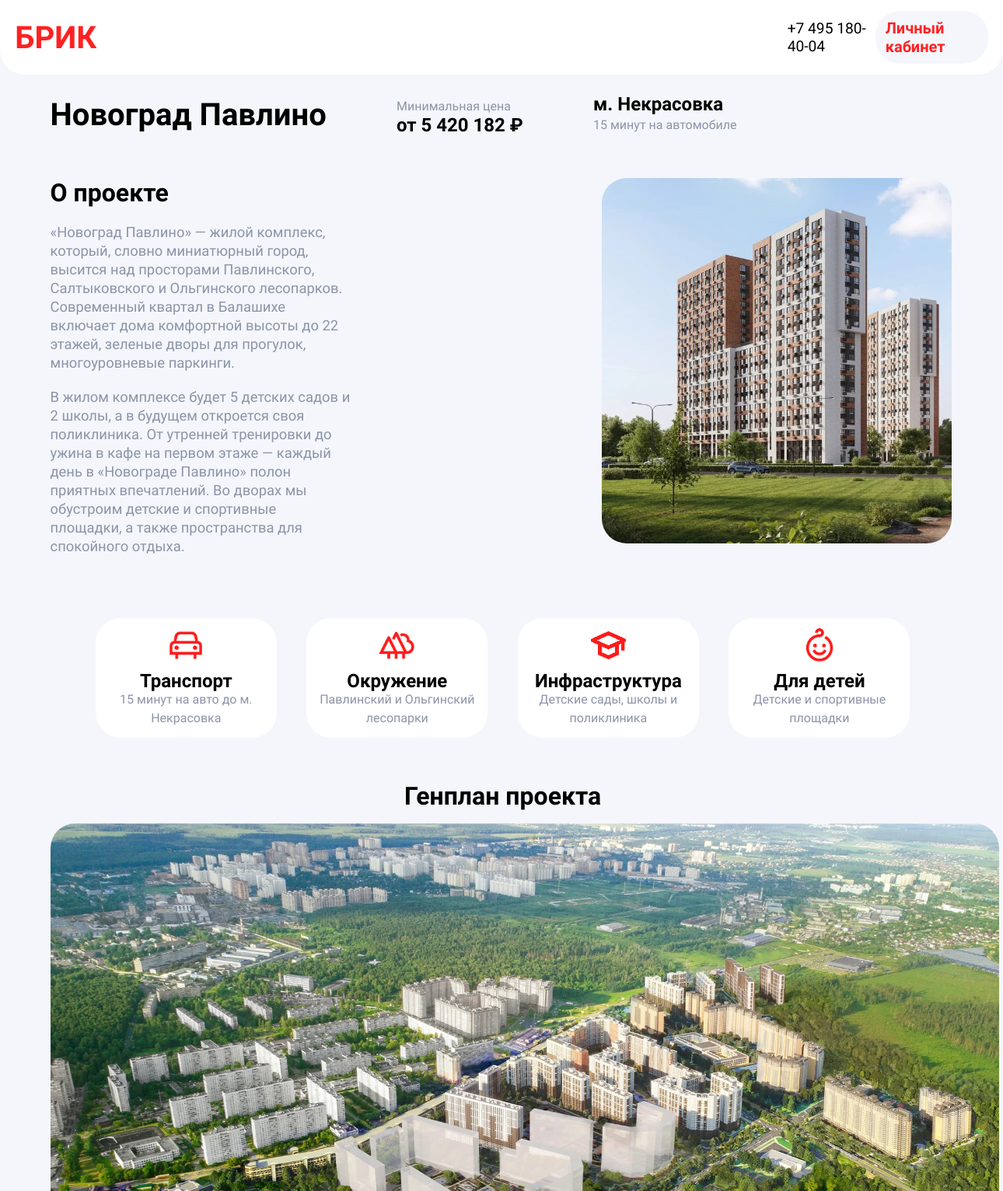
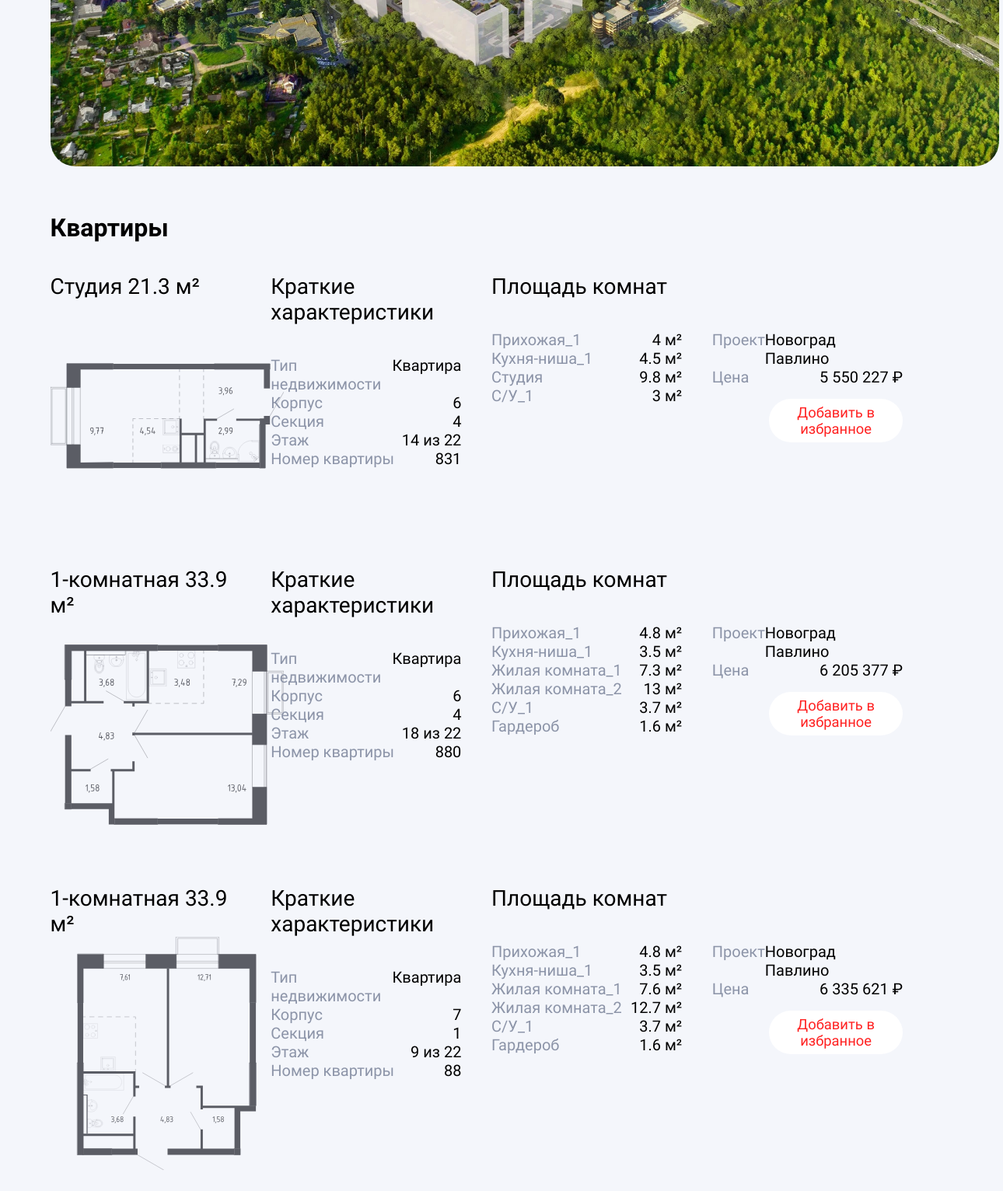
Page /project/novograd-pavlino.php on the committed database (2 pictures, top to bottom).
### tables this page shows
CREATE TABLE `flats` (
  `id` int NOT NULL,
  `plan` varchar(50) NOT NULL,
  `type` varchar(50) NOT NULL,
  `overall_size` float NOT NULL,
  `property_type` varchar(50) NOT NULL,
  `frame` float NOT NULL,
  `section` int NOT NULL,
  `floor` varchar(8) NOT NULL,
  `room_number` int NOT NULL,
  `hallway_size` float NOT NULL,
  `kitchen_size` float NOT NULL,
  `living_room_1_size` float NOT NULL,
  `living_room_2_size` float DEFAULT NULL,
  `bathroom_size` float NOT NULL,
  `dressing_room_size` float DEFAULT NULL,
  `project` varchar(50) NOT NULL,
  `price` varchar(15) NOT NULL
);

### project/find_flats.php (called while the page is built, shortened)
<?php
require_once "../db.php";
$sql = "SELECT * FROM `flats` WHERE project = 'Новоград Павлино'";
$result = $conn->query($sql);
$novograd_pavlino_flats = array();
if ($result->num_rows > 0) {
    $novograd_pavlino_flats_count = $result->num_rows;
    for ($i = 0; $i < $novograd_pavlino_flats_count; $i++) {
        while ($row = $result->fetch_row()) {
            for ($j = 0; $j < $result->field_count; $j++) {
                $novograd_pavlino_flats[$i][$j] = $row[$j];
            }
            break;
        }
        $novograd_pavlino_flats[$i] = array_values(array_diff($novograd_pavlino_flats[$i], array('')));
    }
}

### check_favorites.php (called while the page is built, shortened)
<?php
$user_favorites = array();

### project/novograd-pavlino.php (the view, shortened to what this page needs)
<!DOCTYPE html>
<html lang="ru">
<head>
    <link rel="stylesheet" href="../style.css">
    <link rel="stylesheet" href="project.css">
</head>
<body>
    <header>
        <h1><a href="../">БРИК</a></h1>
        <div>
            <a href="tel:74951804004">+7 495 180-40-04</a>
            <a href="../auth.php">Личный кабинет</a>
        </div>
    </header>
    <main>
        <div id="about_project_header">
            <h2>Новоград Павлино</h2>
            <p><span>Минимальная цена</span> <br> от 5 420 182 ₽</p>
            <p>м. Некрасовка <br> <span>15 минут на автомобиле</span></p>
        </div>
        <div id="about_project_main">
            <div>
                <h2>О проекте</h2>
                <p>«Новоград Павлино» — жилой комплекс, который, словно миниатюрный город, высится над просторами Павлинского, Салтыковского и Ольгинского лесопарков. Современный квартал в Балашихе включает дома комфортной высоты до 22 этажей, зеленые дворы для прогулок, многоуровневые паркинги.</p>
                <p>В жилом комплексе будет 5 детских садов и 2 школы, а в будущем откроется своя поликлиника. От утренней тренировки до ужина в кафе на первом этаже — каждый день в «Новограде Павлино» полон приятных впечатлений. Во дворах мы обустроим детские и спортивные площадки, а также пространства для спокойного отдыха.</p>
            </div>
            <div>
                <img id="novograd_pavlino_img" src="img/project_3_1.jpg" alt="">
            </div>
        </div>
        <div id="about_project_footer">
            <div>
                <img src="../img/main_5.png" alt="">
                <div>
                    <h4>Транспорт</h4>
                    <p>15 минут на авто до м. Некрасовка</p>
                </div>
            </div>
            <div>
                <img src="../img/main_11.png" alt="">
                <div>
                    <h4>Окружение</h4>
                    <p>Павлинский и Ольгинский лесопарки</p>
                </div>
            </div>
            <div>
                <img src="../img/main_8.png" alt="">
                <div>
                    <h4>Инфраструктура</h4>
                    <p>Детские сады, школы и поликлиника</p>
                </div>
            </div>
            <div>
                <img src="../img/main_6.png" alt="">
                <div>
                    <h4>Для детей</h4>
                    <p>Детские и спортивные площадки</p>
                </div>
            </div>
        </div>
        <div id="geoplan">
            <h2>Генплан проекта</h2>
            <img loading="lazy" src="geoplans/novograd-pavlino.webp" alt="">
        </div>
        <? require_once "find_flats.php" ?>
        <? require_once "../check_favorites.php" ?>
        <div id="flats">
            <h3>Квартиры</h3>
            <? for ($i = 0; $i < $novograd_pavlino_flats_count; $i++) {
                $flat_id = $novograd_pavlino_flats[$i][0];
                $type = $novograd_pavlino_flats[$i][2];
                if ($type == "Студия") {
            ?>
            <div class="flat" id="<? echo $flat_id ?>">
                <div>
                    <div>
                        <? echo $novograd_pavlino_flats[$i][2] ?>
                        <? echo $novograd_pavlino_flats[$i][3] ?> м²
                    </div>
                    <img src="<? echo $novograd_pavlino_flats[$i][1] ?>" alt="">
                </div>
                <div>
                    <div>Краткие характеристики</div>
                    <ul>
                        <li>
                            <span>Тип недвижимости</span>
                            <span><? echo $novograd_pavlino_flats[$i][4] ?></span>
                        </li>
                        <li>
                            <span>Корпус</span>
                            <span><? echo $novograd_pavlino_flats[$i][5] ?></span>
                        </li>
                        <li>
                            <span>Секция</span>
                            <span><? echo $novograd_pavlino_flats[$i][6] ?></span>
                        </li>
                        <li>
                            <span>Этаж</span>
                            <span><? echo $novograd_pavlino_flats[$i][7] ?></span>
                        </li>
                        <li>
                            <span>Номер квартиры</span>
                            <span><? echo $novograd_pavlino_flats[$i][8] ?></span>
                        </li>
                    </ul>
                </div>
                <div>
                    <div>Площадь комнат</div>
                    <ul>
                        <li>
                            <span>Прихожая_1</span>
                            <span><? echo $novograd_pavlino_flats[$i][9] ?> м²</span>
                        </li>
                        <li>
                            <span>Кухня-ниша_1</span>
                            <span><? echo $novograd_pavlino_flats[$i][10] ?> м²</span>
                        </li>
                        <li>
                            <span>Студия</span>
                            <span><? echo $novograd_pavlino_flats[$i][11] ?> м²</span>
                        </li>
                        <li>
                            <span>С/У_1</span>
                            <span><? echo $novograd_pavlino_flats[$i][12] ?> м²</span>
                        </li>
                    </ul>
                </div>
                <div>
                    <div>&nbsp;</div>
                    <ul>
                        <li><span>Проект</span> <span><? echo $novograd_pavlino_flats[$i][13] ?></span></li>
                        <li><span>Цена</span> <span><? echo $novograd_pavlino_flats[$i][14] ?> ₽</span></li>
                    </ul>
                    <? if (in_array($flat_id, $user_favorites)) { ?>
                        <a href="delete_favorites.php?id=<? echo $flat_id ?>" class="favorites">Удалить из избранного</a>
                    <? } else { ?>
                        <a href="add_favorites.php?id=<? echo $flat_id ?>" class="favorites">Добавить в избранное</a>
                    <? } ?>
                </div>
            </div>
            <? } if ($type == "1-комнатная") { ?>
                <div class="flat" id="<? echo $flat_id ?>">
                <div>
                    <div>
                        <? echo $novograd_pavlino_flats[$i][2] ?>
                        <? echo $novograd_pavlino_flats[$i][3] ?> м²
                    </div>
                    <img src="<? echo $novograd_pavlino_flats[$i][1] ?>" alt="">
                </div>
                <div>
                    <div>Краткие характеристики</div>
                    <ul>
                        <li>
                            <span>Тип недвижимости</span>
                            <span><? echo $novograd_pavlino_flats[$i][4] ?></span>
                        </li>
                        <li>
                            <span>Корпус</span>
                            <span><? echo $novograd_pavlino_flats[$i][5] ?></span>
                        </li>
                        <li>
                            <span>Секция</span>
                            <span><? echo $novograd_pavlino_flats[$i][6] ?></span>
                        </li>
                        <li>
                            <span>Этаж</span>
                            <span><? echo $novograd_pavlino_flats[$i][7] ?></span>
                        </li>
                        <li>
                            <span>Номер квартиры</span>
                            <span><? echo $novograd_pavlino_flats[$i][8] ?></span>
                        </li>
                    </ul>
                </div>
                <div>
                    <div>Площадь комнат</div>
                    <ul>
                        <li>
                            <span>Прихожая_1</span>
                            <span><? echo $novograd_pavlino_flats[$i][9] ?> м²</span>
                        </li>
                        <li>
                            <span>Кухня-ниша_1</span>
                            <span><? echo $novograd_pavlino_flats[$i][10] ?> м²</span>
                        </li>
                        <li>
                            <span>Жилая комната_1</span>
                            <span><? echo $novograd_pavlino_flats[$i][11] ?> м²</span>
                        </li>
                        <li>
                            <span>Жилая комната_2</span>
                            <span><? echo $novograd_pavlino_flats[$i][12] ?> м²</span>
                        </li>
                        <li>
                            <span>С/У_1</span>
                            <span><? echo $novograd_pavlino_flats[$i][13] ?> м²</span>
                        </li>
                        <li>
                            <span>Гардероб</span>
                            <span><? echo $novograd_pavlino_flats[$i][14] ?> м²</span>
                        </li>
                    </ul>
                </div>
                <div>
                    <div>&nbsp;</div>
                    <ul>
                        <li><span>Проект</span> <span><? echo $novograd_pavlino_flats[$i][15] ?></span></li>
                        <li><span>Цена</span> <span><? echo $novograd_pavlino_flats[$i][16] ?> ₽</span></li>
                    </ul>
                    <? if (in_array($flat_id, $user_favorites)) { ?>
                        <a href="delete_favorites.php?id=<? echo $flat_id ?>" class="favorites">Удалить из избранного</a>
                    <? } else { ?>
                        <a href="add_favorites.php?id=<? echo $flat_id ?>" class="favorites">Добавить в избранное</a>
                    <? } ?>
                </div>
            </div>
            <? }} ?>
        </div>
    </main>
</body>
</html>

### style.css (style rules this page uses)
* { margin: 0; padding: 0; box-sizing: border-box; }
a { text-decoration: none; }
body { font-family: "Ubuntu Sans", sans-serif; background-color: #f4f6fb; }
header { border-bottom-left-radius: 32px; border-bottom-right-radius: 32px; background-color: white; padding: 1.5%; height: 12vh; width: 100%; z-index: 1; display: flex; justify-content: space-between; align-items: center; }
header h1 { color: #ff2121; font-weight: 800; font-size: 2.5rem; background-color: transparent; padding: 0; }
header h1 a { color: #ff2121; }
header a[href*="auth.php"], header a[href="logout.php"] { color: #ff2121; font-size: 1.25rem; font-weight: 600; padding: 4% 5%; border-radius: 32px; background-color: #f4f6fb; transition: 0.3s ease all; }
header a[href*="tel"] { color: black; font-size: 1.2rem; font-weight: 500; transition: 0.3s ease all; }
header div { display: flex; justify-content: space-between; align-items: center; width: 20vw; }
main { margin-top: 2%; margin-left: 5%; }

### project/project.css (style rules this page uses)
#about_project_header { display: flex; align-items: center; gap: 7vw; }
#about_project_header h2 { font-size: 2.5rem; }
#about_project_header p { font-size: 1.5rem; font-weight: bold; line-height: 3vh; }
#about_project_header p span { font-weight: 300; font-size: 1rem; color: #8c94a8; }
#about_project_main { margin-top: 7vh; display: flex; flex-wrap: wrap; }
#about_project_main h2, #geoplan h2, #flats h3 { font-size: 2rem; }
#about_project_main p { color: #8c94a8; margin-top: 2.5vh; font-size: 1.15rem; line-height: 3vh; width: 30vw; }
#about_project_main div:nth-child(2) { margin-left: 25vw; }
#about_project_main img { height: 470px; width: 450px; border-radius: 32px; animation: fade 5s linear infinite; animation-delay: 2.5s; }
#about_project_footer { width: 95%; margin-top: 10vh; display: flex; flex-wrap: wrap; justify-content: center; gap: 3vw; }
#about_project_footer div { width: 20%; background-color: white; border-radius: 32px; text-align: center; padding: 1%; line-height: 3vh; }
#about_project_footer div img { height: 48px; }
#about_project_footer div div { width: 100%; }
#about_project_footer div h4 { font-size: 1.5rem; }
#about_project_footer div p { color: #8c94a8; }
#geoplan, #flats { margin-top: 7vh; }
#geoplan { width: 95%; margin-right: 15vw; text-align: center; }
#geoplan img { margin-top: 2vh; width: 1220px; border-radius: 32px; }
#flats { padding-bottom: 10vh; }
.flat { padding-top: 5vh; display: flex; gap: 3vw; }
.flat div { width: 20%; }
.flat div div:first-child { font-size: 1.75rem; width: 100%; }
.flat img { height: 300px; }
.flat ul { list-style-type: none; margin-top: 5vh; }
.flat ul li { display: flex; justify-content: space-between; font-size: 1.25rem; line-height: 3vh; }
.flat ul li span:first-child { color: #8c94a8; }
.favorites { color: #ff2121; background-color: white; padding: 3%; border-radius: 32px; transition: 0.3s ease all; font-size: 1.15rem; display: block; text-align: center; margin-top: 2vh; margin-left: 30%; width: 70%; }

### rows in the picture
flats: type "Студия", overall_size "21.3", plan (picture), property_type "Квартира", frame "6", section "4", floor "14 из 22", room_number "831", hallway_size "4", kitchen_size "4.5", living_room_1_size "9.8", bathroom_size "3", project "Новоград Павлино", price "5 550 227"
flats: type "1-комнатная", overall_size "33.9", plan (picture), property_type "Квартира", frame "6", section "4", floor "18 из 22", room_number "880", hallway_size "4.8", kitchen_size "3.5", living_room_1_size "7.3", living_room_2_size "13", bathroom_size "3.7", dressing_room_size "1.6", project "Новоград Павлино", price "6 205 377"
flats: type "1-комнатная", overall_size "33.9", plan (picture), property_type "Квартира", frame "7", section "1", floor "9 из 22", room_number "88", hallway_size "4.8", kitchen_size "3.5", living_room_1_size "7.6", living_room_2_size "12.7", bathroom_size "3.7", dressing_room_size "1.6", project "Новоград Павлино", price "6 335 621"
